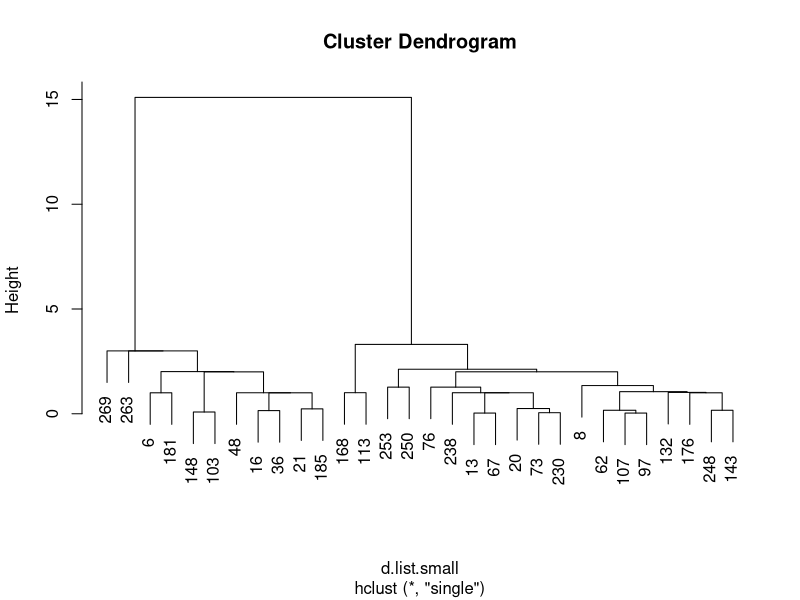

This chart was generated by the following R code:
## ---- chunk 1
library(datasets)
n_faithful <- length( faithful[, 1] )
n_faithful
## ---- chunk 2
faithful
## ---- chunk 3
cc_small <- faithful[ sample(1:n_faithful, 30), ]
cc_small
## ---- chunk 4
n_small <- length( cc_small[ , 1] )
n_small
## ---- chunk 5
d.list.small <- dist(cc_small)
d.list.small
## ---- chunk 6
h.list.small <- hclust( d.list.small, method = 'single' )
h.list.small
## ---- chunk 7
plot(h.list.small)
